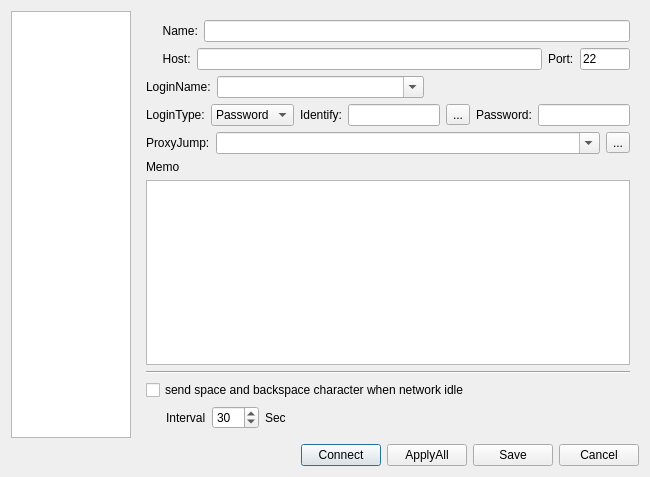
<?xml version="1.0" encoding="UTF-8"?>
<ui version="4.0">
 <class>QWoSessionProperty</class>
 <widget class="QDialog" name="QWoSessionProperty">
  <property name="geometry">
   <rect>
    <x>0</x>
    <y>0</y>
    <width>650</width>
    <height>477</height>
   </rect>
  </property>
  <property name="windowTitle">
   <string>Dialog</string>
  </property>
  <property name="windowIcon">
   <iconset resource="qwoterm.qrc">
    <normaloff>:/qwoterm/resource/skin/linkcfg.png</normaloff>:/qwoterm/resource/skin/linkcfg.png</iconset>
  </property>
  <layout class="QVBoxLayout" name="verticalLayout_3">
   <item>
    <layout class="QVBoxLayout" name="verticalLayout_2">
     <item>
      <layout class="QHBoxLayout" name="horizontalLayout">
       <property name="sizeConstraint">
        <enum>QLayout::SetMaximumSize</enum>
       </property>
       <item>
        <widget class="QTreeView" name="tree">
         <property name="sizePolicy">
          <sizepolicy hsizetype="Minimum" vsizetype="Expanding">
           <horstretch>0</horstretch>
           <verstretch>0</verstretch>
          </sizepolicy>
         </property>
         <property name="minimumSize">
          <size>
           <width>120</width>
           <height>0</height>
          </size>
         </property>
         <property name="maximumSize">
          <size>
           <width>150</width>
           <height>16777215</height>
          </size>
         </property>
         <property name="allColumnsShowFocus">
          <bool>false</bool>
         </property>
         <attribute name="headerVisible">
          <bool>false</bool>
         </attribute>
        </widget>
       </item>
       <item>
        <widget class="QStackedWidget" name="stacked">
         <widget class="QWidget" name="connectWidget">
          <layout class="QVBoxLayout" name="verticalLayout_4">
           <item>
            <layout class="QVBoxLayout" name="vbox">
             <property name="spacing">
              <number>6</number>
             </property>
             <item>
              <layout class="QHBoxLayout" name="horizontalLayout_3">
               <item>
                <widget class="QLabel" name="label">
                 <property name="text">
                  <string>     Name:</string>
                 </property>
                </widget>
               </item>
               <item>
                <widget class="QLineEdit" name="hostName"/>
               </item>
              </layout>
             </item>
             <item>
              <layout class="QHBoxLayout" name="horizontalLayout_4">
               <item>
                <widget class="QLabel" name="label_2">
                 <property name="text">
                  <string>     Host:</string>
                 </property>
                </widget>
               </item>
               <item>
                <widget class="QLineEdit" name="host"/>
               </item>
               <item>
                <widget class="QLabel" name="label_5">
                 <property name="text">
                  <string>Port:</string>
                 </property>
                </widget>
               </item>
               <item>
                <widget class="QLineEdit" name="port">
                 <property name="sizePolicy">
                  <sizepolicy hsizetype="Fixed" vsizetype="Fixed">
                   <horstretch>0</horstretch>
                   <verstretch>0</verstretch>
                  </sizepolicy>
                 </property>
                 <property name="maximumSize">
                  <size>
                   <width>50</width>
                   <height>16777215</height>
                  </size>
                 </property>
                 <property name="text">
                  <string>22</string>
                 </property>
                </widget>
               </item>
              </layout>
             </item>
             <item>
              <layout class="QHBoxLayout" name="hboxuser">
               <item>
                <widget class="QLabel" name="label_8">
                 <property name="text">
                  <string>LoginName:</string>
                 </property>
                </widget>
               </item>
               <item>
                <widget class="QComboBox" name="userName">
                 <property name="sizePolicy">
                  <sizepolicy hsizetype="Expanding" vsizetype="Fixed">
                   <horstretch>0</horstretch>
                   <verstretch>0</verstretch>
                  </sizepolicy>
                 </property>
                 <property name="editable">
                  <bool>true</bool>
                 </property>
                </widget>
               </item>
               <item>
                <spacer name="horizontalSpacer_5">
                 <property name="orientation">
                  <enum>Qt::Horizontal</enum>
                 </property>
                 <property name="sizeHint" stdset="0">
                  <size>
                   <width>40</width>
                   <height>0</height>
                  </size>
                 </property>
                </spacer>
               </item>
              </layout>
             </item>
             <item>
              <layout class="QHBoxLayout" name="horizontalLayout_12">
               <item>
                <widget class="QLabel" name="label_16">
                 <property name="text">
                  <string>LoginType:</string>
                 </property>
                </widget>
               </item>
               <item>
                <widget class="QComboBox" name="authType">
                 <item>
                  <property name="text">
                   <string>Password</string>
                  </property>
                 </item>
                 <item>
                  <property name="text">
                   <string>Identify</string>
                  </property>
                 </item>
                </widget>
               </item>
               <item>
                <layout class="QHBoxLayout" name="identifyLayout">
                 <item>
                  <widget class="QLabel" name="label_18">
                   <property name="text">
                    <string>Identify:</string>
                   </property>
                  </widget>
                 </item>
                 <item>
                  <widget class="QLineEdit" name="identify">
                   <property name="readOnly">
                    <bool>true</bool>
                   </property>
                  </widget>
                 </item>
                 <item>
                  <widget class="QToolButton" name="identifyBrowser">
                   <property name="text">
                    <string>...</string>
                   </property>
                  </widget>
                 </item>
                </layout>
               </item>
               <item>
                <layout class="QHBoxLayout" name="passLayout">
                 <item>
                  <widget class="QLabel" name="label_17">
                   <property name="text">
                    <string>Password:</string>
                   </property>
                  </widget>
                 </item>
                 <item>
                  <widget class="QLineEdit" name="password">
                   <property name="echoMode">
                    <enum>QLineEdit::PasswordEchoOnEdit</enum>
                   </property>
                  </widget>
                 </item>
                </layout>
               </item>
              </layout>
             </item>
             <item>
              <layout class="QHBoxLayout" name="horizontalLayout_6">
               <item>
                <widget class="QLabel" name="label_9">
                 <property name="text">
                  <string>ProxyJump:</string>
                 </property>
                </widget>
               </item>
               <item>
                <widget class="QComboBox" name="jump">
                 <property name="sizePolicy">
                  <sizepolicy hsizetype="Expanding" vsizetype="Fixed">
                   <horstretch>0</horstretch>
                   <verstretch>0</verstretch>
                  </sizepolicy>
                 </property>
                 <property name="editable">
                  <bool>true</bool>
                 </property>
                 <property name="sizeAdjustPolicy">
                  <enum>QComboBox::AdjustToContents</enum>
                 </property>
                </widget>
               </item>
               <item>
                <widget class="QToolButton" name="jumpBrowser">
                 <property name="text">
                  <string>...</string>
                 </property>
                </widget>
               </item>
              </layout>
             </item>
             <item>
              <layout class="QVBoxLayout" name="verticalLayout">
               <item>
                <widget class="QLabel" name="label_6">
                 <property name="text">
                  <string>Memo</string>
                 </property>
                </widget>
               </item>
               <item>
                <widget class="QPlainTextEdit" name="memo"/>
               </item>
              </layout>
             </item>
            </layout>
           </item>
           <item>
            <widget class="Line" name="line">
             <property name="orientation">
              <enum>Qt::Horizontal</enum>
             </property>
            </widget>
           </item>
           <item>
            <widget class="QCheckBox" name="liveCheck">
             <property name="text">
              <string>send space and backspace character when network idle</string>
             </property>
            </widget>
           </item>
           <item>
            <layout class="QHBoxLayout" name="horizontalLayout_8">
             <item>
              <spacer name="horizontalSpacer_6">
               <property name="orientation">
                <enum>Qt::Horizontal</enum>
               </property>
               <property name="sizeType">
                <enum>QSizePolicy::Fixed</enum>
               </property>
               <property name="sizeHint" stdset="0">
                <size>
                 <width>20</width>
                 <height>20</height>
                </size>
               </property>
              </spacer>
             </item>
             <item>
              <widget class="QLabel" name="label_4">
               <property name="text">
                <string>Interval</string>
               </property>
              </widget>
             </item>
             <item>
              <widget class="QSpinBox" name="liveDuration">
               <property name="minimum">
                <number>15</number>
               </property>
               <property name="maximum">
                <number>120</number>
               </property>
               <property name="value">
                <number>30</number>
               </property>
              </widget>
             </item>
             <item>
              <widget class="QLabel" name="label_11">
               <property name="text">
                <string>Sec</string>
               </property>
              </widget>
             </item>
             <item>
              <spacer name="horizontalSpacer_7">
               <property name="orientation">
                <enum>Qt::Horizontal</enum>
               </property>
               <property name="sizeHint" stdset="0">
                <size>
                 <width>40</width>
                 <height>20</height>
                </size>
               </property>
              </spacer>
             </item>
            </layout>
           </item>
          </layout>
         </widget>
         <widget class="QWidget" name="terminalWidget">
          <layout class="QVBoxLayout" name="verticalLayout_5">
           <item>
            <widget class="QGroupBox" name="groupBox_2">
             <property name="title">
              <string>Scroll Buffer</string>
             </property>
             <layout class="QHBoxLayout" name="horizontalLayout_18">
              <item>
               <widget class="QLabel" name="label_21">
                <property name="text">
                 <string>BufferSize:</string>
                </property>
               </widget>
              </item>
              <item>
               <widget class="QLineEdit" name="lineSize">
                <property name="sizePolicy">
                 <sizepolicy hsizetype="Fixed" vsizetype="Fixed">
                  <horstretch>0</horstretch>
                  <verstretch>0</verstretch>
                 </sizepolicy>
                </property>
                <property name="minimumSize">
                 <size>
                  <width>70</width>
                  <height>0</height>
                 </size>
                </property>
               </widget>
              </item>
              <item>
               <widget class="QLabel" name="label_22">
                <property name="text">
                 <string>lines</string>
                </property>
               </widget>
              </item>
              <item>
               <spacer name="horizontalSpacer_9">
                <property name="orientation">
                 <enum>Qt::Horizontal</enum>
                </property>
                <property name="sizeHint" stdset="0">
                 <size>
                  <width>40</width>
                  <height>20</height>
                 </size>
                </property>
               </spacer>
              </item>
             </layout>
            </widget>
           </item>
           <item>
            <spacer name="verticalSpacer_4">
             <property name="orientation">
              <enum>Qt::Vertical</enum>
             </property>
             <property name="sizeHint" stdset="0">
              <size>
               <width>20</width>
               <height>40</height>
              </size>
             </property>
            </spacer>
           </item>
          </layout>
         </widget>
         <widget class="QWidget" name="appearanceWidget">
          <layout class="QVBoxLayout" name="verticalLayout_7">
           <item>
            <widget class="QGroupBox" name="groupBox_6">
             <property name="title">
              <string>Color Schema</string>
             </property>
             <layout class="QVBoxLayout" name="verticalLayout_10">
              <item>
               <layout class="QVBoxLayout" name="previewLayout"/>
              </item>
              <item>
               <layout class="QHBoxLayout" name="horizontalLayout_9">
                <property name="sizeConstraint">
                 <enum>QLayout::SetMinimumSize</enum>
                </property>
                <item>
                 <widget class="QLabel" name="label_15">
                  <property name="sizePolicy">
                   <sizepolicy hsizetype="Fixed" vsizetype="Fixed">
                    <horstretch>0</horstretch>
                    <verstretch>0</verstretch>
                   </sizepolicy>
                  </property>
                  <property name="text">
                   <string>Schema</string>
                  </property>
                 </widget>
                </item>
                <item>
                 <widget class="QComboBox" name="schema">
                  <property name="sizePolicy">
                   <sizepolicy hsizetype="Preferred" vsizetype="Fixed">
                    <horstretch>0</horstretch>
                    <verstretch>0</verstretch>
                   </sizepolicy>
                  </property>
                 </widget>
                </item>
               </layout>
              </item>
             </layout>
            </widget>
           </item>
           <item>
            <widget class="QGroupBox" name="groupBox_5">
             <property name="sizePolicy">
              <sizepolicy hsizetype="Preferred" vsizetype="Fixed">
               <horstretch>0</horstretch>
               <verstretch>0</verstretch>
              </sizepolicy>
             </property>
             <property name="title">
              <string>Font</string>
             </property>
             <layout class="QHBoxLayout" name="horizontalLayout_15">
              <item>
               <widget class="QLabel" name="label_12">
                <property name="sizePolicy">
                 <sizepolicy hsizetype="Fixed" vsizetype="Preferred">
                  <horstretch>0</horstretch>
                  <verstretch>0</verstretch>
                 </sizepolicy>
                </property>
                <property name="text">
                 <string>Size:</string>
                </property>
               </widget>
              </item>
              <item>
               <widget class="QSpinBox" name="fontSize">
                <property name="sizePolicy">
                 <sizepolicy hsizetype="Fixed" vsizetype="Fixed">
                  <horstretch>0</horstretch>
                  <verstretch>0</verstretch>
                 </sizepolicy>
                </property>
                <property name="minimum">
                 <number>8</number>
                </property>
                <property name="maximum">
                 <number>20</number>
                </property>
               </widget>
              </item>
              <item>
               <widget class="QLabel" name="label_19">
                <property name="sizePolicy">
                 <sizepolicy hsizetype="Fixed" vsizetype="Preferred">
                  <horstretch>0</horstretch>
                  <verstretch>0</verstretch>
                 </sizepolicy>
                </property>
                <property name="text">
                 <string>Font:</string>
                </property>
               </widget>
              </item>
              <item>
               <widget class="QFontComboBox" name="fontChooser"/>
              </item>
             </layout>
            </widget>
           </item>
           <item>
            <widget class="QGroupBox" name="groupBox_7">
             <property name="sizePolicy">
              <sizepolicy hsizetype="Preferred" vsizetype="Fixed">
               <horstretch>0</horstretch>
               <verstretch>0</verstretch>
              </sizepolicy>
             </property>
             <property name="title">
              <string>Cursor</string>
             </property>
             <layout class="QHBoxLayout" name="horizontalLayout_14">
              <item>
               <layout class="QHBoxLayout" name="horizontalLayout_13">
                <item>
                 <widget class="QRadioButton" name="blockCursor">
                  <property name="text">
                   <string>Block Cursor</string>
                  </property>
                 </widget>
                </item>
                <item>
                 <widget class="QRadioButton" name="underlineCursor">
                  <property name="text">
                   <string>Underline Cursor</string>
                  </property>
                 </widget>
                </item>
                <item>
                 <widget class="QRadioButton" name="beamCursor">
                  <property name="text">
                   <string>IBeam Cursor</string>
                  </property>
                 </widget>
                </item>
               </layout>
              </item>
             </layout>
            </widget>
           </item>
          </layout>
         </widget>
         <widget class="QWidget" name="fileTransferWidget">
          <layout class="QVBoxLayout" name="verticalLayout_9">
           <item>
            <layout class="QHBoxLayout" name="horizontalLayout_10">
             <item>
              <widget class="QLabel" name="label_13">
               <property name="text">
                <string>Upload Path：</string>
               </property>
              </widget>
             </item>
             <item>
              <widget class="QLineEdit" name="szUpload">
               <property name="readOnly">
                <bool>true</bool>
               </property>
              </widget>
             </item>
             <item>
              <widget class="QToolButton" name="szDirBrowser">
               <property name="text">
                <string>...</string>
               </property>
              </widget>
             </item>
            </layout>
           </item>
           <item>
            <layout class="QHBoxLayout" name="horizontalLayout_11">
             <item>
              <widget class="QLabel" name="label_14">
               <property name="text">
                <string>DownLoad Path</string>
               </property>
              </widget>
             </item>
             <item>
              <widget class="QLineEdit" name="rzDown">
               <property name="readOnly">
                <bool>true</bool>
               </property>
              </widget>
             </item>
             <item>
              <widget class="QToolButton" name="rzDirBrowser">
               <property name="text">
                <string>...</string>
               </property>
              </widget>
             </item>
            </layout>
           </item>
           <item>
            <spacer name="verticalSpacer_3">
             <property name="orientation">
              <enum>Qt::Vertical</enum>
             </property>
             <property name="sizeHint" stdset="0">
              <size>
               <width>20</width>
               <height>347</height>
              </size>
             </property>
            </spacer>
           </item>
          </layout>
         </widget>
        </widget>
       </item>
      </layout>
     </item>
     <item>
      <layout class="QHBoxLayout" name="horizontalLayout_2">
       <property name="sizeConstraint">
        <enum>QLayout::SetMaximumSize</enum>
       </property>
       <item>
        <spacer name="horizontalSpacer">
         <property name="orientation">
          <enum>Qt::Horizontal</enum>
         </property>
         <property name="sizeHint" stdset="0">
          <size>
           <width>40</width>
           <height>20</height>
          </size>
         </property>
        </spacer>
       </item>
       <item>
        <widget class="QPushButton" name="connect">
         <property name="text">
          <string>Connect</string>
         </property>
         <property name="icon">
          <iconset resource="qwoterm.qrc">
           <normaloff>:/qwoterm/resource/skin/connect.png</normaloff>:/qwoterm/resource/skin/connect.png</iconset>
         </property>
        </widget>
       </item>
       <item>
        <widget class="QPushButton" name="applyall">
         <property name="text">
          <string>ApplyAll</string>
         </property>
         <property name="icon">
          <iconset resource="qwoterm.qrc">
           <normaloff>:/qwoterm/resource/skin/manage.png</normaloff>:/qwoterm/resource/skin/manage.png</iconset>
         </property>
        </widget>
       </item>
       <item>
        <widget class="QPushButton" name="save">
         <property name="text">
          <string>Save</string>
         </property>
         <property name="icon">
          <iconset resource="qwoterm.qrc">
           <normaloff>:/qwoterm/resource/skin/save.png</normaloff>:/qwoterm/resource/skin/save.png</iconset>
         </property>
        </widget>
       </item>
       <item>
        <widget class="QPushButton" name="cancel">
         <property name="text">
          <string>Cancel</string>
         </property>
        </widget>
       </item>
      </layout>
     </item>
    </layout>
   </item>
  </layout>
 </widget>
 <resources>
  <include location="qwoterm.qrc"/>
 </resources>
 <connections/>
</ui>
